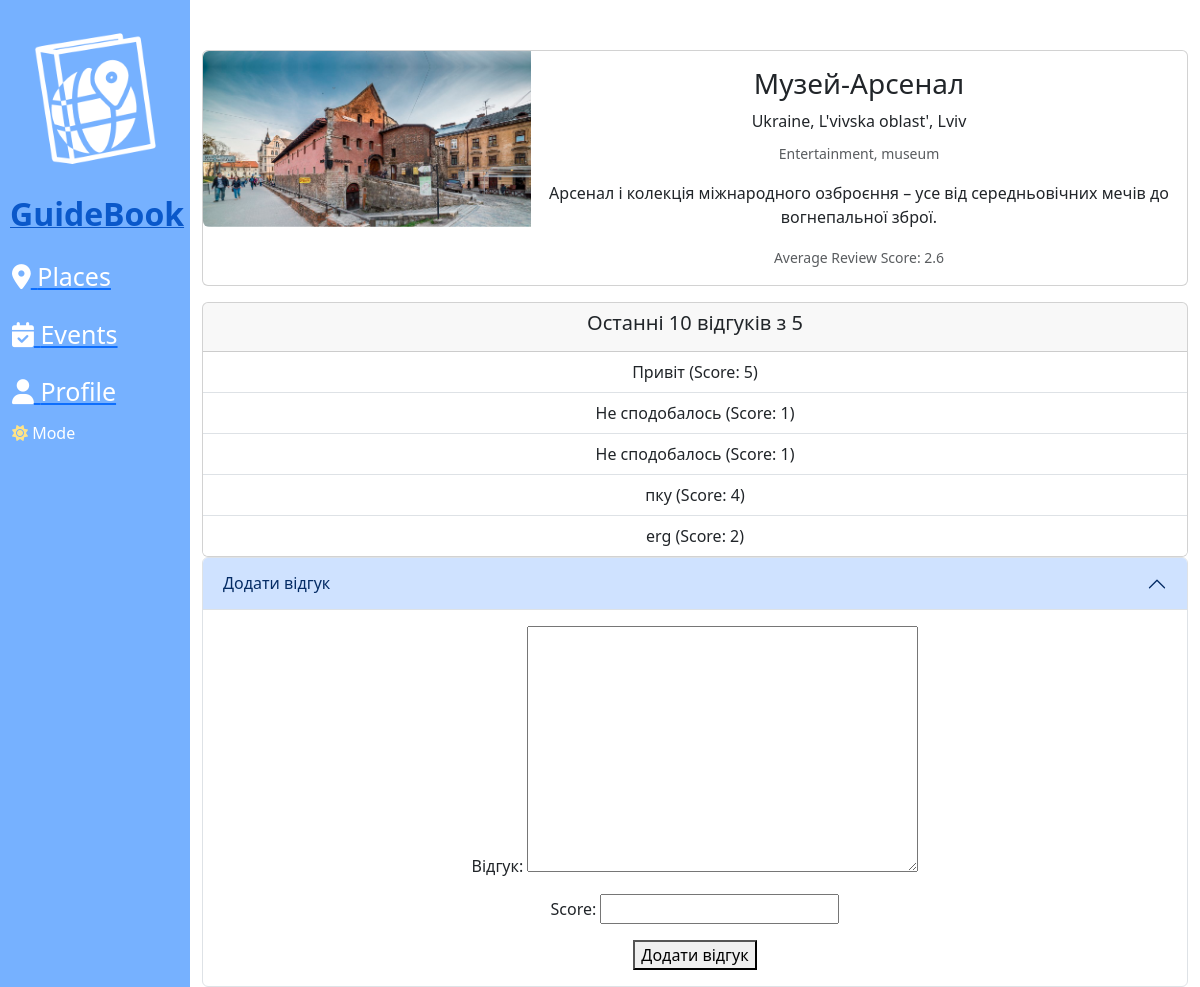
Page /places/2/ (signed in) on the committed database.
### main/models.py (models this page shows, shortened)
class Place(models.Model):
    name = models.CharField('Назва', max_length=255)
    kind = models.CharField('Вид', max_length=255)
    type = models.CharField('Тип', max_length=255)
    average_review_score = models.FloatField('Середня оцінка відгуків', default=0)
    description = models.TextField('Опис')
    country = models.CharField('Країна', max_length=255, default='Україна')
    region = models.CharField('Регіон, область', max_length=255, default='Львівська область')
    city = models.CharField('Місто, населений пункт', max_length=255, default='Львів')
    latitude = models.FloatField('Широта', default=0)
    longitude = models.FloatField('Довгота', default=0)
    total_reviews = models.IntegerField('Кількість відгуків', default=0)
    total_score = models.IntegerField('Загальна оцінка', default=0)
    image = models.ImageField(upload_to='images/place/', default='default.jpg')

class Review(models.Model):
    place = models.ForeignKey(Place, on_delete=models.CASCADE)
    user = models.ForeignKey(User, on_delete=models.CASCADE)
    review = models.TextField('Відгук')
    score = models.IntegerField(validators=[MinValueValidator(1), MaxValueValidator(5)])

### main/views.py (the view)
# urls.py: path('places/<int:place_id>/', views.place_detail, name='place-detail'),
def place_detail(request, place_id):
    place = Place.objects.get(id=place_id)
    form = ReviewForm(request.POST or None)
    latest_reviews = Review.objects.filter(place=place).order_by('-id')[:10]
    if request.method == 'POST' and form.is_valid():
        review = form.save(commit=False)
        review.place = place
        review.user = request.user  # Зберігаємо авторизованого користувача
        review.save()
        return redirect('place-detail', place_id=place_id)
    return render(request, 'main/place_detail.html', {'place': place, 'latest_reviews': latest_reviews, 'form': form})

### main/forms.py
class ReviewForm(forms.ModelForm):
    class Meta:
        model = Review
        fields = ['review', 'score']

### main/templates/main/place_detail.html (shortened to what this page needs)
{% extends 'main/layout.html' %}
{% block content %}
    <div class="content container-fluid">
        <div class="card mb-3" style="max-width: 100%;">
            <div class="row g-0">
                <div class="col-md-4">
                    <img src="{{ place.image.url }}" class="img-fluid rounded-start" alt="{{ place.name }} Image">
                </div>
                <div class="col-md-8">
                    <div class="card-body">
                        <h3 class="card-title">{{ place.name }}</h3>
                        <p style="font-weight: lighter;" class="card-title">{{ place.country }}, {{ place.region }}, {{ place.city }}</p>
                        <p class="card-text"><small class="text-body-secondary">{{place.kind}}, {{ place.type }}</small></p>
                        <p class="card-text">{{ place.description }}</p>
                        <p class="card-text"><small class="text-body-secondary">Average Review Score: {{ place.average_review_score }}</small></p>
                    </div>
                </div>
            </div>
        </div>
        <div class="card" style="max-width: 100%;">
            <div class="card-header">
                <h5>Останні 10 відгуків з {{place.total_reviews}}</h5>
            </div>
            <ul class="list-group list-group-flush">
                {% for review in latest_reviews %}
                    <li class="list-group-item">{{ review.review }} (Score: {{ review.score }})</li>
                {% endfor %}
            </ul>
        </div>
        {% if user.is_authenticated %}
        <div class="accordion" id="accordionExample">
            <div class="accordion-item">
                <h2 class="accordion-header">
                <button class="accordion-button" type="button" data-bs-toggle="collapse" data-bs-target="#collapseOne" aria-expanded="true" aria-controls="collapseOne">
                    Додати відгук
                </button>
                </h2>
                <div id="collapseOne" class="accordion-collapse collapse show" data-bs-parent="#accordionExample">
                    <div class="accordion-body">
                        <form method="post" enctype="multipart/form-data">
                            {{ form.as_p }}
                            <button type="submit">Додати відгук</button>
                        </form>
                    </div>
                </div>
            </div>
        </div>
        {% endif %}
    </div>
{% endblock %}

### main/static/main/css/main.css (style rules this page uses)
body { transition: background-color 0.5s ease; background: rgb(255, 255, 255); }
body .content { margin-top: 50px; text-align: center; width: calc(100% - 190px); float: left; margin-left: 190px; }
body .card { height: 100%; width: 100%; }

### rows in the picture
Place: image (picture), name "Музей-Арсенал", country "Ukraine", region "L'vivska oblast'", city "Lviv", kind "Entertainment", type "museum", description "Арсенал і колекція міжнародного озброєння – усе від середньовічних мечів до вогнепальної зброї.", average_review_score "2.6", total_reviews "5"
Review: review "Привіт", score "5"
Review: review "Не сподобалось", score "1"
Review: review "Не сподобалось", score "1"
Review: review "пку", score "4"
Review: review "erg", score "2"
